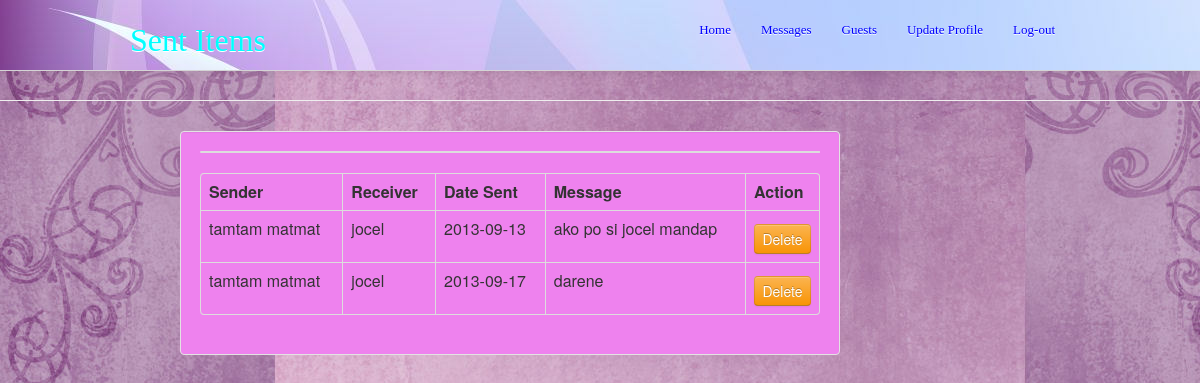
Page /sent.php (signed in) on the committed database.
### tables this page shows
CREATE TABLE IF NOT EXISTS `messages` (
  `message_id` int(11) NOT NULL AUTO_INCREMENT,
  `message_body` varchar(250) NOT NULL,
  `message_subject` varchar(100) NOT NULL,
  `date_sent` varchar(20) NOT NULL,
  `receiver` int(11) NOT NULL,
  `sender` int(11) NOT NULL,
  `is_sent` tinyint(1) NOT NULL,
  PRIMARY KEY (`message_id`)
);

CREATE TABLE IF NOT EXISTS `guests` (
  `id` int(11) NOT NULL AUTO_INCREMENT,
  `fname` varchar(30) NOT NULL,
  `lname` varchar(30) NOT NULL,
  `username` varchar(30) NOT NULL,
  `password` varchar(30) NOT NULL,
  `bday` date NOT NULL,
  `gender` enum('male','female') NOT NULL,
  `access` enum('0','1') NOT NULL,
  `address` varchar(50) NOT NULL,
  PRIMARY KEY (`id`)
);

### functions.php (called while the page is built, shortened)
<?php
	function getSentItemsofUser($id){
		$query = "SELECT m.*, u.fname as name FROM messages m JOIN guests u ON(u.id = m.receiver) WHERE sender = {$id}";
		$result = mysql_query($query);
			if(mysql_num_rows($result) > 0){
			$record = array();
			while($rec = mysql_fetch_assoc($result)){
				$record[] = $rec;
			}
			return $record;
			}else{
				return NULL;
			}
	}
		function Sender($id){
		$query = "SELECT * FROM guests WHERE id ={$id}";
		$result = mysql_query($query);
		$rec = mysql_fetch_assoc($result);
			return $rec;
}
?>

### sent.php (the view, shortened to what this page needs)
<html>
<head>
	<link type = "text/css" rel = "stylesheet" href = "css/bootstrap.css" >
	<link type = "text/css" rel = "stylesheet" href = "style.css" >
</head>
<body background = "14.jpg">
      <div class="navbar navbar-fixed-top">
        <div class="navbar-inner primary">
          <div class="container">
            <h1><a href="Home.php" class="brand brand-bootbus text-success"><font face = "Georgia" size = "6" color = "cyan">
              Sent Items</font></a></h1>
            <div class="nav-collapse collapse">
              <ul class="nav pull-right">
                <li><a href="Home.php"><font face = "Georgia" size = "2" color = "blue">Home</font></a></li>
                <li><a href="Messages.php"><font face = "Georgia" size = "2" color = "blue">Messages</font></a></li>
                <li><a href="View.php"><font face = "Georgia" size = "2" color = "blue">Guests</font></a></li>
                <li><a href="Edit.php"><font face = "Georgia" size = "2" color = "blue">Update Profile</font></a></li>
                <li><a href ="logout.php"><font face = "Georgia" size = "2" color = "blue">Log-out</font></a></li>
              </ul>
            </div>
          </div>
        </div>
         <div class="page-header">
        </div>
          <div class="span8 offset2 well">
			<table class = "table table-bordered">
			<?php
			include "functions.php";
			$id = $_SESSION['id'];
			$sent_items = getSentItemsofUser($id);
			?>
			<table class = "table table-bordered">
				<tr>
					<th> Sender </th>
					<th> Receiver </th>
					<th> Date Sent </th>
					<th> Message </th>
					<th> Action </th>
				</tr>
				<?php foreach ($sent_items as $sent):?>
				<tr>
					<td> <?php
							$senders =  Sender($sent['sender']);
				 			   echo $senders['fname']." ".$senders['lname'];?> </td>
			 		<td> <?php echo $sent['name'];?> </td>
					<td> <?php echo $sent['date_sent'];?> </td>
					<td> <?php echo $sent['message_body'];?> </td>
					<form action = "deleteMessage.php?id=<?=$sent['message_id'];?>" method = 'POST'>
					<td><input type = 'submit' name = 'delete' value = 'Delete' class="btn btn-warning btn-lg btn-block"></form></td>
				</tr>
				<?php endforeach;?>
			</table>
		</div>
	</div>

### style.css (style rules this page uses)
.well { background-color: violet; text-align: center; }
.navbar-inner { background-color: yellow; }
.primary { background-image: url(1.jpg); }
.table { background-color: violet; text-decoration: georgia; }

### rows in the picture
messages: guests.fname "tamtam", guests.lname "matmat", guests.fname "jocel", date_sent "2013-09-13", message_body "ako po si jocel mandap"
messages: guests.fname "tamtam", guests.lname "matmat", guests.fname "jocel", date_sent "2013-09-17", message_body "darene"
